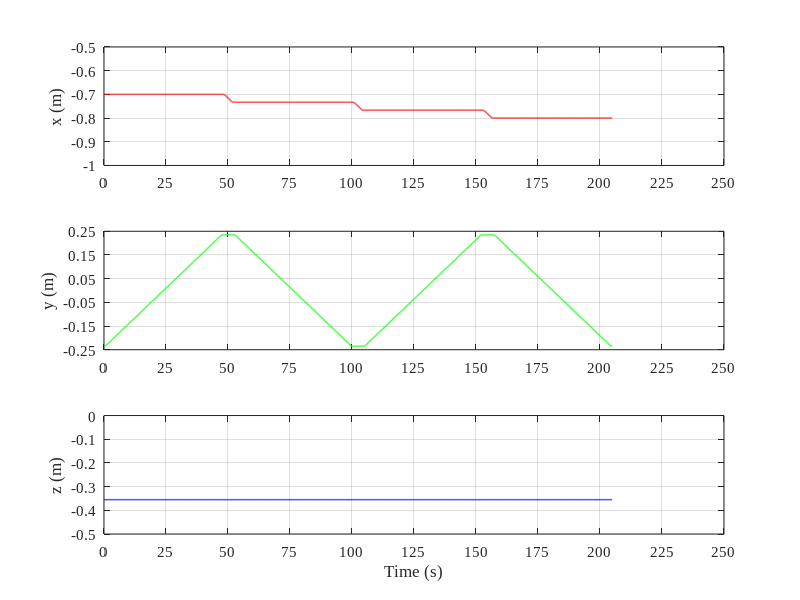

The MATLAB script that drew this image:
%@author Jihao Xu
%@create Dec., 2019

%generate polishing trajectory in operational space

clc
clear all;
close all;

% waypoints
n=4;
L=100;
waypoint=zeros(2*n,4);
waypoint(1,:)=[0,-700,-235,-355];
for i=2:2*n
    waypoint(i,:)=waypoint(i-1,:);
    if mod(i,2)==0
        waypoint(i,3)=-waypoint(i,3);
    else
        waypoint(i,2)=waypoint(i,2)-L/(n-1);
    end
end

% trajectory
a=10;
v=10;
traj=[0,-700,-235,-355];
j=1;
dt=0.05;
for i=2:2*n
    if mod(i,2)==0
        k=3;
    else
        k=2;
    end
    s=waypoint(i,k)-waypoint(i-1,k);
    flag=sign(s);
    s=abs(s);
    t0=traj(end,1);
    t1=v/a;
    t3=t1;
    t2=(s-a*t1^2)/v;
    for t=dt:dt:t1+t2+t3
        if t<=t1
            dis=0.5*a*t^2;
        elseif t<=t1+t2
            dis=0.5*a*t1^2+(t-t1)*v;
        else
            dis=s-0.5*a*(t1+t2+t3-t)^2;
        end
        j=j+1;
        traj(j,:)=waypoint(i-1,:);
        traj(j,1)=t0+t;
        traj(j,k)=traj(j,k)+flag*(dis);
    end
end

p_traj=traj;
p_traj(:,2:4)=p_traj(:,2:4)/1000;
t=p_traj(:,1);
x=p_traj(:,2);
y=p_traj(:,3);
z=p_traj(:,4);

figure;
subplot(311)
plot(t,x,'r','LineWidth',1);
ylabel('x (m)');
axis([0 250 -1 -0.5])
set(gca, 'XTick',0:25:250); 
set(gca, 'YTick',-1:0.1:-0.5);
set(gca,'FontSize',11,'Fontname','Times New Roman');
box on;
grid on;

subplot(312)
plot(t,y,'g','LineWidth',1);
ylabel('y (m)');
axis([0 250 -0.25 0.25])
set(gca, 'XTick',0:25:250); 
set(gca, 'YTick',-0.25:0.1:0.25); 
set(gca,'FontSize',11,'Fontname','Times New Roman');
box on;
grid on;

subplot(313)
plot(t,z,'b','LineWidth',1);
axis([0 250 -0.5 0])
xlabel('Time (s)');
ylabel('z (m)');
set(gca, 'XTick',0:25:250); 
set(gca, 'YTick',-0.5:0.1:0); 
set(gca,'FontSize',11,'Fontname','Times New Roman');
box on;
grid on;

% save('trajectory.mat','p_traj');